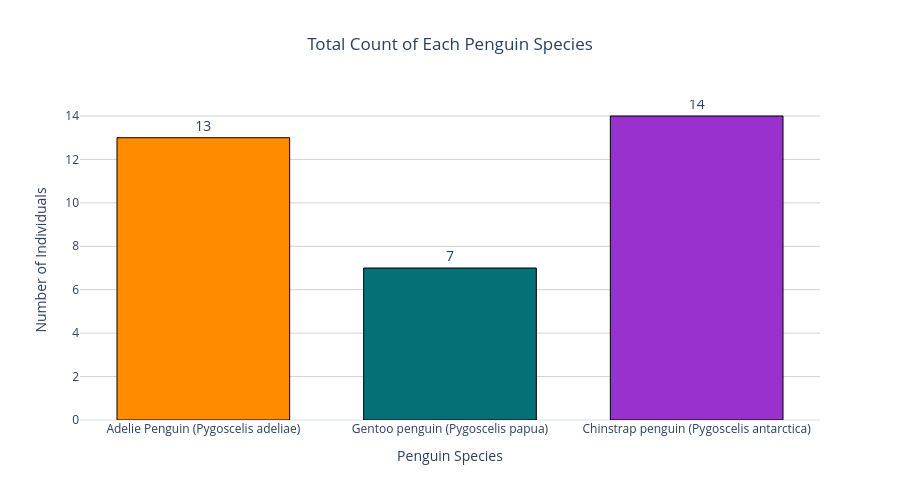

Notebook cell for this chart:
### Code cell
# 4. Species Count Bar Chart
# This visualization shows the sample size for each species in the dataset.
fig4 = px.histogram(
    df, 
    x="species", 
    color="species",
    color_discrete_map=COLORS,
    title="Total Count of Each Penguin Species",
    text_auto=True # Automatically displays the count
)

# Refine the layout and appearance
fig4.update_layout(
    title_x=0.5,
    xaxis_title="Penguin Species",
    yaxis_title="Number of Individuals",
    showlegend=False,          # Hide legend as X-axis already has the names
    plot_bgcolor="white",      # Clean white background
    bargap=0.3,                # Add space between bars (0.0 to 1.0)
    height=500
)

# Fine-tune the text labels and axis lines
fig4.update_traces(
    textposition='outside',    # Move numbers to the top of the bars
    textfont_size=14,
    marker_line_color='black', # Add a subtle border to bars
    marker_line_width=1
)

# Optional: Add subtle horizontal gridlines for easier reading
fig4.update_yaxes(showgrid=True, gridcolor='LightGray')

fig4.show()

### Figure 1 — Plotly figure (JSON) as saved in the notebook; plotly's stock layout.template omitted (floating-point values rounded to 4 significant figures)
{"data": [{"bingroup": "x", "hovertemplate": "species=%{x}<br>count=%{y}<extra></extra>", "legendgroup": "Adelie Penguin (Pygoscelis adeliae)", "marker": {"color": "#FF8C00", "line": {"color": "black", "width": 1}, "pattern": {"shape": ""}}, "name": "Adelie Penguin (Pygoscelis adeliae)", "orientation": "v", "showlegend": true, "textfont": {"size": 14}, "textposition": "outside", "texttemplate": "%{value}", "type": "histogram", "x": ["Adelie Penguin (Pygoscelis adeliae)", "Adelie Penguin (Pygoscelis adeliae)", "Adelie Penguin (Pygoscelis adeliae)", "Adelie Penguin (Pygoscelis adeliae)", "Adelie Penguin (Pygoscelis adeliae)", "Adelie Penguin (Pygoscelis adeliae)", "Adelie Penguin (Pygoscelis adeliae)", "Adelie Penguin (Pygoscelis adeliae)", "Adelie Penguin (Pygoscelis adeliae)", "Adelie Penguin (Pygoscelis adeliae)", "Adelie Penguin (Pygoscelis adeliae)", "Adelie Penguin (Pygoscelis adeliae)", "Adelie Penguin (Pygoscelis adeliae)"], "xaxis": "x", "yaxis": "y"}, {"bingroup": "x", "hovertemplate": "species=%{x}<br>count=%{y}<extra></extra>", "legendgroup": "Gentoo penguin (Pygoscelis papua)", "marker": {"color": "#057076", "line": {"color": "black", "width": 1}, "pattern": {"shape": ""}}, "name": "Gentoo penguin (Pygoscelis papua)", "orientation": "v", "showlegend": true, "textfont": {"size": 14}, "textposition": "outside", "texttemplate": "%{value}", "type": "histogram", "x": ["Gentoo penguin (Pygoscelis papua)", "Gentoo penguin (Pygoscelis papua)", "Gentoo penguin (Pygoscelis papua)", "Gentoo penguin (Pygoscelis papua)", "Gentoo penguin (Pygoscelis papua)", "Gentoo penguin (Pygoscelis papua)", "Gentoo penguin (Pygoscelis papua)"], "xaxis": "x", "yaxis": "y"}, {"bingroup": "x", "hovertemplate": "species=%{x}<br>count=%{y}<extra></extra>", "legendgroup": "Chinstrap penguin (Pygoscelis antarctica)", "marker": {"color": "#9932CC", "line": {"color": "black", "width": 1}, "pattern": {"shape": ""}}, "name": "Chinstrap penguin (Pygoscelis antarctica)", "orientation": "v", "showlegend": true, "textfont": {"size": 14}, "textposition": "outside", "texttemplate": "%{value}", "type": "histogram", "x": ["Chinstrap penguin (Pygoscelis antarctica)", "Chinstrap penguin (Pygoscelis antarctica)", "Chinstrap penguin (Pygoscelis antarctica)", "Chinstrap penguin (Pygoscelis antarctica)", "Chinstrap penguin (Pygoscelis antarctica)", "Chinstrap penguin (Pygoscelis antarctica)", "Chinstrap penguin (Pygoscelis antarctica)", "Chinstrap penguin (Pygoscelis antarctica)", "Chinstrap penguin (Pygoscelis antarctica)", "Chinstrap penguin (Pygoscelis antarctica)", "Chinstrap penguin (Pygoscelis antarctica)", "Chinstrap penguin (Pygoscelis antarctica)", "Chinstrap penguin (Pygoscelis antarctica)", "Chinstrap penguin (Pygoscelis antarctica)"], "xaxis": "x", "yaxis": "y"}], "layout": {"bargap": 0.3, "barmode": "relative", "height": 500, "legend": {"title": {"text": "species"}, "tracegroupgap": 0}, "plot_bgcolor": "white", "showlegend": false, "title": {"text": "Total Count of Each Penguin Species", "x": 0.5}, "xaxis": {"anchor": "y", "categoryarray": ["Adelie Penguin (Pygoscelis adeliae)", "Gentoo penguin (Pygoscelis papua)", "Chinstrap penguin (Pygoscelis antarctica)"], "categoryorder": "array", "domain": [0, 1], "title": {"text": "Penguin Species"}}, "yaxis": {"anchor": "x", "domain": [0, 1], "gridcolor": "LightGray", "showgrid": true, "title": {"text": "Number of Individuals"}}}}
